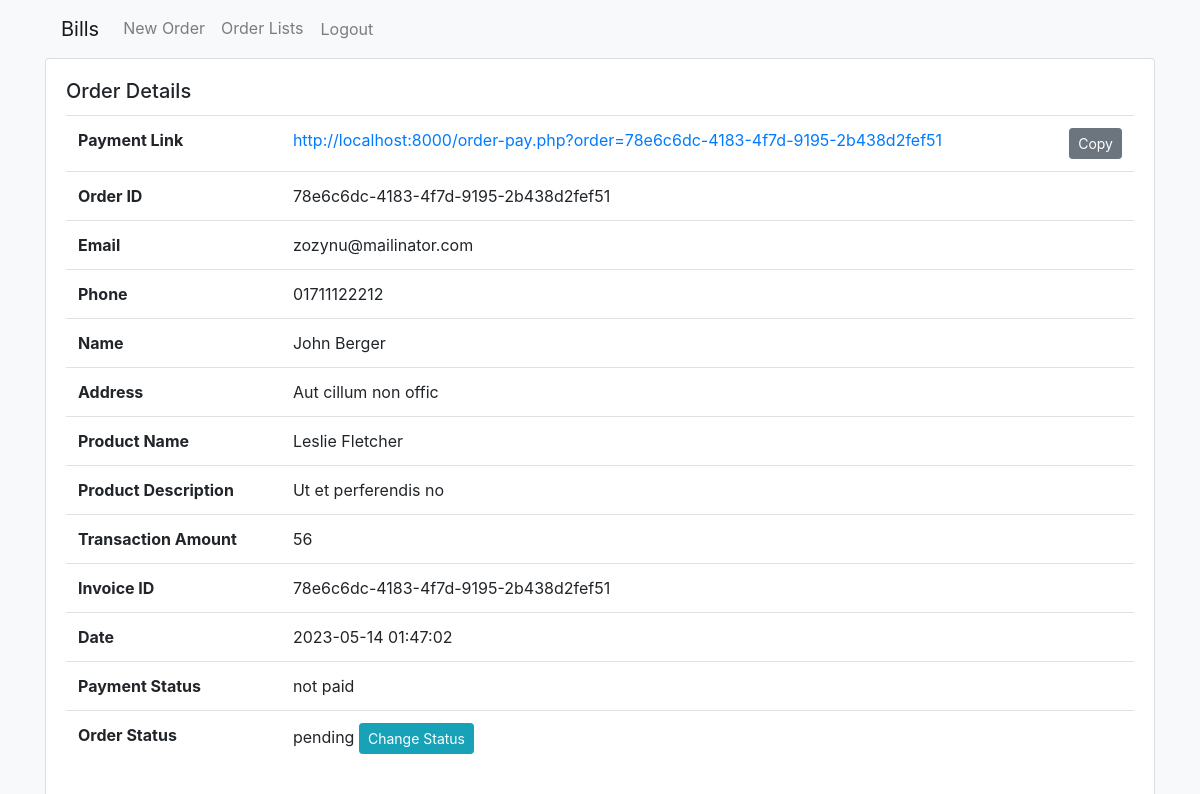
/order-details.php?order=78e6c6dc-4183-4f7d-9195-2b438d2fef51 (signed in), run on the app's committed database.
### tables this page shows
CREATE TABLE `orders` (
  `id` bigint UNSIGNED NOT NULL,
  `order_id` varchar(64) NOT NULL,
  `phone` varchar(191) NOT NULL,
  `name` varchar(191) NOT NULL,
  `email` varchar(191) NOT NULL,
  `address` text NOT NULL,
  `status` int NOT NULL DEFAULT '1',
  `is_paid` tinyint DEFAULT '0',
  `invoice` varchar(16) DEFAULT NULL,
  `product` varchar(191) NOT NULL,
  `description` varchar(300) DEFAULT NULL,
  `amount` double(14,4) NOT NULL,
  `currency` varchar(5) NOT NULL,
  `created_at` datetime DEFAULT CURRENT_TIMESTAMP,
  `updated_at` datetime DEFAULT CURRENT_TIMESTAMP ON UPDATE CURRENT_TIMESTAMP
);

### app/Services/OrderDetailsService.php (called while the page is built, shortened)
<?php
class OrderDetailsService
{
    public static function get(string $orderId): ?array
    {
        $db = new DatabaseService;
        $pdo = $db->getPDO();
        $stmt = $pdo->prepare('SELECT * FROM orders WHERE order_id = ?');
        $stmt->execute([$orderId]);
        $data = $stmt->fetch();
        return $data;
    }
}

### app/Actions/OrderDetailsAction.php (called while the page is built, shortened)
<?php
class OrderDetailsAction
{
    public static function getDetails(string $orderId):?array
    {
        return OrderDetailsService::get($orderId);
    }
}

### app/Helper/Str.php (called while the page is built, shortened)
<?php
class Str
{
    public static function orderStatus(int $status): string
    {
        $data = [
            0 => 'pending',
            1 => 'paid',
            2 => 'fulfilled',
            3 => 'refund',
        ];
        return isset($data[$status]) ? $data[$status] : 'N/A';
    }
    public static function orderPayStatus(int $status): string
    {
        $data = [
            0 => 'not paid',
            1 => 'paid',
        ];
        return isset($data[$status]) ? $data[$status] : 'N/A';
    }
}

### public/order-details.php (the view, shortened to what this page needs)
<?php
if (isset($_GET['order']) && !empty($_GET['order'])) {
    $order = OrderDetailsAction::getDetails($_GET['order']);
    $link  = "/order-pay.php?order={$order['order_id']}";
}
?>
<div class="card">
    <div class="card-body">
        <h5 class="card-title">Order Details</h5>
        <table class="table">
            <tr>
                <th>Payment Link</th>
                <td>
                    <a id="link" href="<?php echo $link ?>"><?php echo Config::BASE_URL . $link ?></a>
                    <button id="copyBtn" class="btn btn-secondary btn-sm float-right">Copy</button>
                </td>
            </tr>
            <tr>
                <th>Order ID</th>
                <td><?php echo $order['order_id'] ?></td>
            </tr>
            <tr>
                <th>Email</th>
                <td><?php echo $order['email'] ?></td>
            </tr>
            <tr>
                <th>Phone</th>
                <td><?php echo $order['phone'] ?></td>
            </tr>
            <tr>
                <th>Name</th>
                <td><?php echo $order['name'] ?></td>
            </tr>
            <tr>
                <th>Address</th>
                <td><?php echo $order['address'] ?></td>
            </tr>
            <tr>
                <th>Product Name</th>
                <td><?php echo $order['product'] ?></td>
            </tr>
            <tr>
                <th>Product Description</th>
                <td><?php echo $order['description'] ?></td>
            </tr>
            <tr>
                <th>Transaction Amount</th>
                <td><?php echo $order['amount'] ?></td>
            </tr>
            <tr>
                <th>Invoice ID</th>
                <td><?php echo $order['order_id'] ?? 'N/A' ?></td>
            </tr>
            <tr>
                <th>Date</th>
                <td><?php echo $order['created_at'] ?></td>
            </tr>
            <tr>
                <th>Payment Status</th>
                <td><?php echo Str::orderPayStatus($order['is_paid']) ?></td>
            </tr>
            <tr>
                <th>Order Status</th>
                <td>
                    <div class="showStatus">
                        <?php echo Str::orderStatus($order['status']) ?>
                        <button id="changeStatusBtn" class="btn btn-info btn-sm">Change Status</button>
                    </div>
                </td>
            </tr>
        </table>
    </div>
</div>
<?php include_once './layouts/footer.php'; ?>

### data on the page
orders: order "/order-pay.php?order=78e6c6dc-4183-4f7d-9195-2b438d2fef51", order "78e6c6dc-4183-4f7d-9195-2b438d2fef51", email "zozynu@mailinator.com", phone "01711122212", name "John Berger", address "Aut cillum non offic", product "Leslie Fletcher", description "Ut et perferendis no", amount "56", created_at "2023-05-14 01:47:02", is_paid "not paid", status "pending"

### other printed values
Config::BASE_URL "http://localhost:8000"
